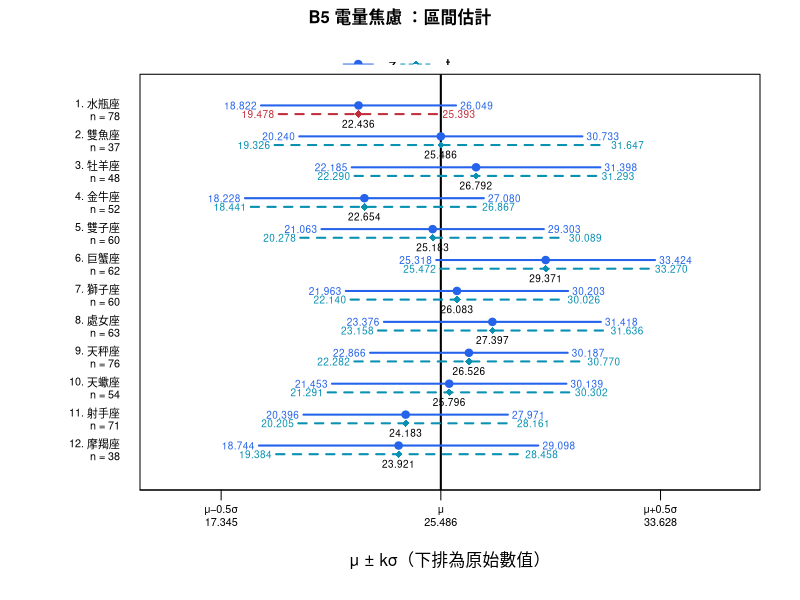

Write the R code that produced this figure.
# 區間估計與假設檢定：課本範例與十二星座
# 在 RStudio 開啟本檔，將工作目錄設為專案資料夾後 Source。
# 所有區間均為雙側 (1-alpha) CI；尾向只影響假設檢定。
# 以 Base R 即可重現網站平均數、比例及卡方近似檢定。
suppressWarnings(try(Sys.setlocale('LC_CTYPE','English_United States.utf8'),silent=TRUE))
alpha <- .05
tail <- 'two' # 'two'、'left'、'right'
if(!file.exists('data/numeric-summary.csv')) stop('請先把工作目錄設為本專案資料夾')
num <- read.csv('data/numeric-summary.csv',fileEncoding='UTF-8-BOM')
freq <- read.csv('data/category-counts.csv',fileEncoding='UTF-8-BOM')
names_z <- c('水瓶座','雙魚座','牡羊座','金牛座','雙子座','巨蟹座','獅子座','處女座','天秤座','天蠍座','射手座','摩羯座')
p_tail <- function(stat,cdf,tail) {
 if(tail=='left') cdf(stat) else if(tail=='right') cdf(-stat) else 2*cdf(-abs(stat))
}
mean_test <- function(n,xbar,s,mu0,sigma,method='t',alpha=.05,tail='two') {
 se <- if(method=='z') sigma/sqrt(n) else s/sqrt(n)
 ci_cv <- if(method=='z') qnorm(1-alpha/2) else qt(1-alpha/2,n-1)
 cv <- if(method=='z') qnorm(1-alpha/if(tail=='two')2 else 1) else qt(1-alpha/if(tail=='two')2 else 1,n-1)
 stat <- (xbar-mu0)/se
 cdf <- if(method=='z') pnorm else function(q)pt(q,n-1)
 p <- p_tail(stat,cdf,tail)
 data.frame(method,n,xbar,s,mu0,sigma,se,ci_cv,lower=xbar-ci_cv*se,upper=xbar+ci_cv*se,
  statistic=stat,df=if(method=='t')n-1 else NA,critical=cv,p,decision=if(p<alpha)'拒絕 H0' else '保留 H0')
}
numeric_results <- do.call(rbind,lapply(seq_len(nrow(num)),function(i) {
 a<-num[i,]
 do.call(rbind,lapply(c('z','t'),function(m) cbind(variable=a$variable,星座=names_z[a$z],
  mean_test(a$n,a$mean,a$sd,a$mu,a$sigma,m,alpha,tail))))
}))
print(numeric_results,row.names=FALSE)

# 課本數值範例：睡眠時間的摘要由原始 36 筆資料重新計算。
# 已知 sigma=.7，參考 mu0=8；檢查同樣資料下 z 與 t 的不同。
sleep_example <- rbind(mean_test(36,7.5,1,8,.7,'z',alpha,tail),
                       mean_test(36,7.5,1,8,.7,'t',alpha,tail))
cat('\n課本範例：睡眠時間\n');print(sleep_example,row.names=FALSE)

# 類別資料：指定成功事件、雙側比例區間與未修正比例 z 檢定。
proportion_test <- function(x,n,p0,alpha=.05,tail='two') {
 phat<-x/n;se<-sqrt(p0*(1-p0)/n);stat<-(phat-p0)/se;z<-qnorm(1-alpha/2)
 half<-z*sqrt(phat*(1-phat)/n)
 p<-p_tail(stat,pnorm,tail)
 data.frame(x,n,phat,p0,se,lower=phat-half,upper=phat+half,statistic=stat,p,
  decision=if(p<alpha)'拒絕 H0' else '保留 H0',approxOK=n*p0>=5&&n*(1-p0)>=5)
}
category_variable <- 'PhoneBrand'
a<-subset(freq,variable==category_variable)
m<-xtabs(count~z+category,data=a)
p0<-sum(m[,1])/sum(m)
proportion_results<-do.call(rbind,lapply(1:12,function(i)cbind(星座=names_z[i],
 proportion_test(m[i,1],sum(m[i,]),p0,alpha,tail))))
cat('\n比例 z：成功事件 =',colnames(m)[1],'\n');print(proportion_results,row.names=FALSE)

# 卡方獨立性檢定、所選星座對全體比例的適合度示範。
cat('\n卡方獨立性檢定\n');chi_independence<-chisq.test(m,correct=FALSE);print(chi_independence)
cat('\n卡方適合度檢定（水瓶座 vs 全體比例）\n')
chi_gof<-chisq.test(m[1,],p=colSums(m)/sum(m));print(chi_gof)
cat('\n期望次數 E<5 的格子：',sum(chi_independence$expected<5),'/',length(m),'\n')
# 稀疏表：R 的模擬法也可以參考；結果與網站使用不同亂數演算法，不需逐位相同。
# set.seed(20261028);chisq.test(m,simulate.p.value=TRUE,B=5000)
# set.seed(20261028);chisq.test(m[1,],p=colSums(m)/sum(m),simulate.p.value=TRUE,B=5000)

# R 圖：黑色 mu 實線；每星座成對 z/t；端點在外側；sigma 位置刻度。
plot_ci <- function(variable='B5') {
 a<-num[num$variable==variable,];yy<-12:1
 z<-do.call(rbind,lapply(1:12,function(i)mean_test(a$n[i],a$mean[i],a$sd[i],a$mu[i],a$sigma[i],'z',alpha,tail)))
 t<-do.call(rbind,lapply(1:12,function(i)mean_test(a$n[i],a$mean[i],a$sd[i],a$mu[i],a$sigma[i],'t',alpha,tail)))
 if(.Platform$OS.type=='windows') windowsFonts(JhengHei=windowsFont('Microsoft JhengHei'))
 old<-par(no.readonly=TRUE);on.exit({layout(1);par(old)})
 layout(matrix(1:2,ncol=1),heights=c(1.2,10));par(mar=rep(0,4),family=if(.Platform$OS.type=='windows')'JhengHei' else 'sans')
 plot.new();plot.window(c(0,1),c(0,1));text(.5,.75,paste(variable,a$label[1],'：區間估計'),font=2)
 legend(.5,.3,xjust=.5,horiz=TRUE,bty='n',legend=c('z','t'),col=c('#2563eb','#0891b2'),lty=c(1,2),pch=c(19,18))
 par(mar=c(5.5,7,.5,2));rg<-range(z$lower,z$upper,t$lower,t$upper);pad<-diff(rg)*.2
 plot(a$mean,yy,type='n',xlim=rg+c(-pad,pad),ylim=c(.2,12.65),xaxt='n',yaxt='n',xlab='μ ± kσ（下排為原始數值）',ylab='')
 axis(2,at=yy,labels=paste0(1:12,'. ',names_z,'\nn = ',a$n),las=1,cex.axis=.65,gap.axis=-1,tick=FALSE)
 ks<-pretty((par('usr')[1:2]-a$mu[1])/a$sigma[1],5);xx<-a$mu[1]+ks*a$sigma[1]
 labs<-vapply(ks,function(k)if(abs(k)<1e-10)'μ' else paste0('μ',if(k<0)'−' else '+',abs(k),'σ'),character(1))
 axis(1,at=xx,labels=paste(labs,round(xx,3),sep='\n'),cex.axis=.65,gap.axis=-1)
 abline(v=a$mu[1],col='black',lwd=2)
 for(j in 1:2){b<-if(j==1)z else t;y<-yy+if(j==1).14 else -.14
  color<-ifelse(b$lower>a$mu|b$upper<a$mu,'#c32d3b',if(j==1)'#2563eb' else '#0891b2')
  segments(b$lower,y,b$upper,y,col=color,lty=j,lwd=2);points(b$xbar,y,col=color,pch=if(j==1)19 else 18)
  text(b$lower-diff(rg)*.01,y,format(round(b$lower,3),nsmall=3),adj=c(1,.5),cex=.6,col=color)
  text(b$upper+diff(rg)*.01,y,format(round(b$upper,3),nsmall=3),adj=c(0,.5),cex=.6,col=color)}
 text(a$mean,yy-.45,format(round(a$mean,3),nsmall=3),cex=.6)
}
if(!interactive())png('confidence-intervals.png',width=1400,height=1400,res=120)
plot_ci('B5')
if(!interactive())dev.off()
write.csv(numeric_results,'numeric-results.csv',row.names=FALSE,fileEncoding='UTF-8')
cat('\n資料以星座分組，並非隨機分配；全體包含各組，μ、σ 與 p0 在本習作視為已知參考。\n')
cat('保留 H0 不代表證明相等。未作有限母體與多重比較修正。\n')
if(interactive())View(numeric_results,title='區間估計與假設檢定')
